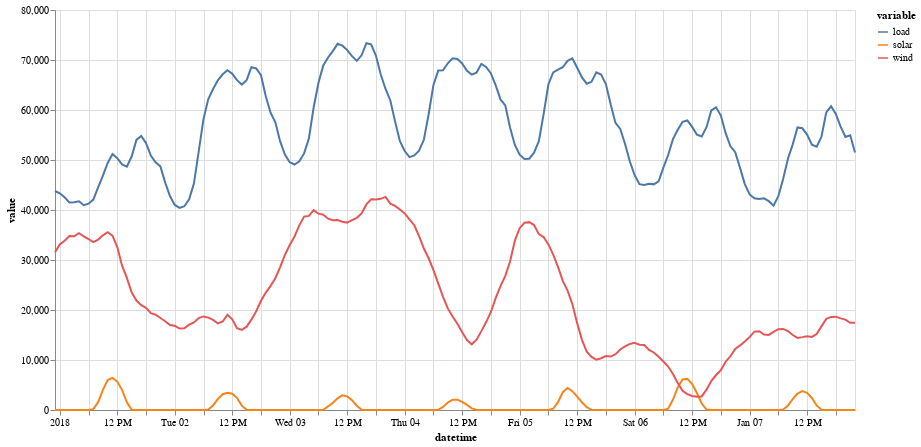

The notebook cell saved with this chart:
### Markdown cell above
### Detailed views

Some trends seem to pan out at much lower scales, which require higher levels of detail. For example, at the beginning of 2018 we see a peak in the wind energy production. In the winter of 2017/2018 Germany and most of Europe actually witnessed several storms. And so it also happened in the first days of 2018, when [Burglind (a.k.a. Eleanor)](https://en.wikipedia.org/wiki/Storm_Eleanor_(2018)) passed by. Let's take a closer look at the first week of January 2018. For this we extract a subset of the DataFrame using our tried and tested `loc[]`, which lets us select specific time spans:

### Code cell
burglind = df.loc["2018-01-01":"2018-01-07"]

alt.Chart(burglind.reset_index().melt("datetime")).mark_line().encode(
    x='datetime',
    y='value',
    color='variable'
).properties(width=800, height=400)

### Figure 1 — Vega-Lite specification as saved in the notebook (floating-point values rounded to 4 significant figures; data arrays with more than 128 entries replaced by an {"elided": "..."} marker saying what was removed)
{"config": {"view": {"continuousWidth": 400, "continuousHeight": 300}}, "data": {"name": "data-99736174871fcd4fdb9d07922b8f44d8"}, "mark": "line", "encoding": {"color": {"field": "variable", "type": "nominal"}, "x": {"field": "datetime", "type": "temporal"}, "y": {"field": "value", "type": "quantitative"}}, "height": 400, "width": 800, "$schema": "https://vega.github.io/schema/vega-lite/v4.17.0.json", "datasets": {"data-99736174871fcd4fdb9d07922b8f44d8": {"elided": "504 records"}}}
